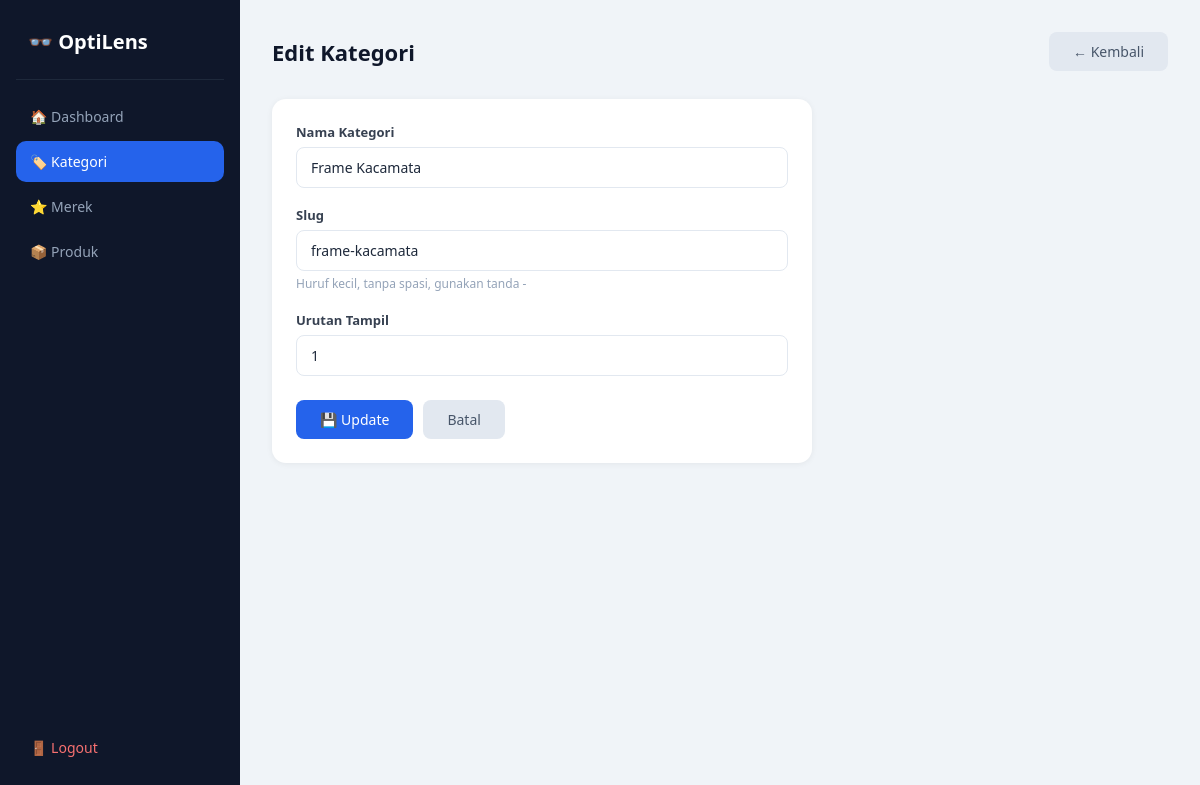
The page /admin/kategori/edit.php?id=1 (signed in) on the database its author committed.
### tables this page shows
CREATE TABLE `kategori` (
  `id` int UNSIGNED NOT NULL,
  `nama` varchar(100) NOT NULL,
  `slug` varchar(120) NOT NULL,
  `deskripsi` text,
  `gambar` varchar(255) DEFAULT NULL,
  `urutan` int NOT NULL DEFAULT '0',
  `created_at` datetime NOT NULL DEFAULT CURRENT_TIMESTAMP
);

### admin/kategori/edit.php (the view, shortened to what this page needs)
<?php
require_once "../../config/database.php";
$id   = (int)$_GET['id'];
$data = mysqli_query($conn, "SELECT * FROM kategori WHERE id='$id'");
$row  = mysqli_fetch_assoc($data);
?>
<!DOCTYPE html>
<html lang="id">
<head>
    <link rel="stylesheet" href="../assets/style.css">
</head>
<body>
<div class="wrapper">
    <div class="sidebar">
        <div class="brand">👓 OptiLens</div>
        <a href="../dashboard.php">🏠 Dashboard</a>
        <a href="index.php" class="active">🏷️ Kategori</a>
        <a href="../merek/index.php">⭐ Merek</a>
        <a href="../produk/index.php">📦 Produk</a>
        <a href="../../logout.php" class="logout">🚪 Logout</a>
    </div>
    <div class="main">
        <div class="topbar">
            <h1>Edit Kategori</h1>
            <a href="index.php" class="btn btn-cancel">← Kembali</a>
        </div>
        <div class="card" style="max-width: 540px;">
            <form method="POST">
                <div class="form-group">
                    <label>Nama Kategori</label>
                    <input type="text" name="nama" class="form-control"
                           value="<?= htmlspecialchars($row['nama']) ?>" required>
                </div>
                <div class="form-group">
                    <label>Slug</label>
                    <input type="text" name="slug" class="form-control"
                           value="<?= htmlspecialchars($row['slug']) ?>" required>
                    <small style="color:#94a3b8; font-size:12px;">Huruf kecil, tanpa spasi, gunakan tanda -</small>
                </div>
                <div class="form-group">
                    <label>Urutan Tampil</label>
                    <input type="number" name="urutan" class="form-control"
                           value="<?= $row['urutan'] ?>" min="0" required>
                </div>
                <div class="form-actions">
                    <button type="submit" name="update" class="btn btn-save">💾 Update</button>
                    <a href="index.php" class="btn btn-cancel">Batal</a>
                </div>
            </form>
        </div>
    </div>
</div>
</body>
</html>

### admin/assets/style.css (style rules this page uses)
* { margin: 0; padding: 0; box-sizing: border-box; font-family: 'Segoe UI', sans-serif; }
body { background: #f0f4f8; color: #1e293b; }
.wrapper { display: flex; min-height: 100vh; }
.sidebar { width: 240px; min-width: 240px; background: #0f172a; padding: 28px 16px; display: flex; flex-direction: column; position: sticky; top: 0; height: 100vh; }
.sidebar .brand { color: #fff; font-size: 20px; font-weight: 700; padding: 0 12px 24px; border-bottom: 1px solid #1e293b; margin-bottom: 16px; }
.sidebar a { display: flex; align-items: center; gap: 10px; color: #94a3b8; text-decoration: none; padding: 11px 14px; border-radius: 10px; margin-bottom: 4px; font-size: 14px; transition: background .2s, color .2s; }
.sidebar a.active { background: #2563eb; color: #fff; }
.sidebar .logout { margin-top: auto; color: #f87171; }
.main { flex: 1; padding: 32px; overflow-x: hidden; }
.topbar { display: flex; justify-content: space-between; align-items: center; margin-bottom: 28px; }
.topbar h1 { font-size: 22px; font-weight: 700; color: #0f172a; }
.card { background: #fff; border-radius: 14px; padding: 24px; box-shadow: 0 1px 6px rgba(0,0,0,.06); margin-bottom: 24px; }
.btn { display: inline-flex; align-items: center; gap: 6px; padding: 9px 16px; border-radius: 8px; text-decoration: none; font-size: 13px; font-weight: 500; cursor: pointer; border: none; transition: opacity .2s, transform .1s; }
.btn-save { background: #2563eb; color: #fff; padding: 10px 24px; font-size: 14px; }
.btn-cancel { background: #e2e8f0; color: #475569; padding: 10px 24px; font-size: 14px; }
.form-group { margin-bottom: 18px; }
.form-group label { display: block; font-size: 13px; font-weight: 600; color: #374151; margin-bottom: 6px; }
.form-control { width: 100%; padding: 10px 14px; border: 1.5px solid #e2e8f0; border-radius: 8px; font-size: 14px; color: #1e293b; background: #fff; transition: border-color .2s; outline: none; }
.form-actions { display: flex; gap: 10px; margin-top: 24px; }

### rows shown on the page
kategori: nama "Frame Kacamata", slug "frame-kacamata", urutan "1"
